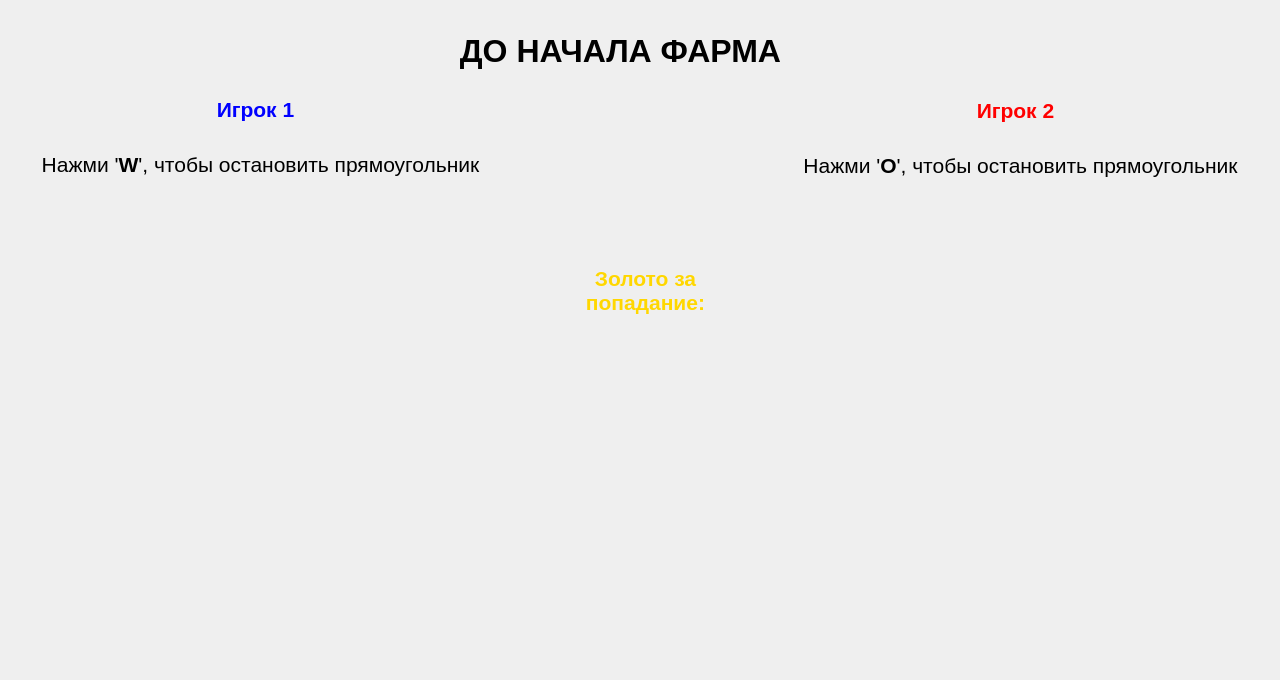
      <widget class="QWidget" name="farmStage">
       <widget class="QWidget" name="widget_2" native="true">
        <property name="geometry">
         <rect>
          <x>10</x>
          <y>210</y>
          <width>500</width>
          <height>300</height>
         </rect>
        </property>
       </widget>
       <widget class="QWidget" name="widget_3" native="true">
        <property name="geometry">
         <rect>
          <x>770</x>
          <y>210</y>
          <width>500</width>
          <height>300</height>
         </rect>
        </property>
       </widget>
       <widget class="QLabel" name="farmStarting">
        <property name="geometry">
         <rect>
          <x>320</x>
          <y>20</y>
          <width>601</width>
          <height>61</height>
         </rect>
        </property>
        <property name="font">
         <font>
          <pointsize>24</pointsize>
          <bold>true</bold>
         </font>
        </property>
        <property name="text">
         <string>ДО НАЧАЛА ФАРМА</string>
        </property>
        <property name="alignment">
         <set>Qt::AlignCenter</set>
        </property>
       </widget>
       <widget class="QLabel" name="labelTimer">
        <property name="geometry">
         <rect>
          <x>570</x>
          <y>110</y>
          <width>141</width>
          <height>101</height>
         </rect>
        </property>
        <property name="font">
         <font>
          <pointsize>60</pointsize>
          <bold>true</bold>
         </font>
        </property>
        <property name="text">
         <string/>
        </property>
        <property name="alignment">
         <set>Qt::AlignCenter</set>
        </property>
       </widget>
       <widget class="QLabel" name="player1Status">
        <property name="geometry">
         <rect>
          <x>10</x>
          <y>520</y>
          <width>491</width>
          <height>71</height>
         </rect>
        </property>
        <property name="font">
         <font>
          <pointsize>24</pointsize>
          <bold>true</bold>
         </font>
        </property>
        <property name="text">
         <string/>
        </property>
        <property name="alignment">
         <set>Qt::AlignCenter</set>
        </property>
       </widget>
       <widget class="QLabel" name="player2Status">
        <property name="geometry">
         <rect>
          <x>780</x>
          <y>520</y>
          <width>491</width>
          <height>71</height>
         </rect>
        </property>
        <property name="font">
         <font>
          <pointsize>24</pointsize>
          <bold>true</bold>
         </font>
        </property>
        <property name="text">
         <string/>
        </property>
        <property name="alignment">
         <set>Qt::AlignCenter</set>
        </property>
       </widget>
       <widget class="QLabel" name="label_20">
        <property name="geometry">
         <rect>
          <x>10</x>
          <y>129</y>
          <width>501</width>
          <height>71</height>
         </rect>
        </property>
        <property name="font">
         <font>
          <pointsize>16</pointsize>
         </font>
        </property>
        <property name="text">
         <string>&lt;html&gt;&lt;head/&gt;&lt;body&gt;&lt;p&gt;Нажми '&lt;span style=&quot; font-weight:700;&quot;&gt;W&lt;/span&gt;', чтобы остановить прямоугольник&lt;/p&gt;&lt;/body&gt;&lt;/html&gt;</string>
        </property>
        <property name="alignment">
         <set>Qt::AlignCenter</set>
        </property>
        <property name="wordWrap">
         <bool>true</bool>
        </property>
       </widget>
       <widget class="QLabel" name="label_31">
        <property name="geometry">
         <rect>
          <x>770</x>
          <y>130</y>
          <width>501</width>
          <height>71</height>
         </rect>
        </property>
        <property name="font">
         <font>
          <pointsize>16</pointsize>
         </font>
        </property>
        <property name="text">
         <string>&lt;html&gt;&lt;head/&gt;&lt;body&gt;&lt;p&gt;Нажми '&lt;span style=&quot; font-weight:700;&quot;&gt;O&lt;/span&gt;', чтобы остановить прямоугольник&lt;/p&gt;&lt;/body&gt;&lt;/html&gt;</string>
        </property>
        <property name="alignment">
         <set>Qt::AlignCenter</set>
        </property>
        <property name="wordWrap">
         <bool>true</bool>
        </property>
       </widget>
       <widget class="QLabel" name="farm_player1">
        <property name="geometry">
         <rect>
          <x>10</x>
          <y>89</y>
          <width>491</width>
          <height>41</height>
         </rect>
        </property>
        <property name="font">
         <font>
          <pointsize>16</pointsize>
          <bold>true</bold>
         </font>
        </property>
        <property name="styleSheet">
         <string notr="true">color: blue;</string>
        </property>
        <property name="text">
         <string>Игрок 1</string>
        </property>
        <property name="alignment">
         <set>Qt::AlignCenter</set>
        </property>
       </widget>
       <widget class="QLabel" name="farm_player2">
        <property name="geometry">
         <rect>
          <x>770</x>
          <y>90</y>
          <width>491</width>
          <height>41</height>
         </rect>
        </property>
        <property name="font">
         <font>
          <pointsize>16</pointsize>
          <bold>true</bold>
         </font>
        </property>
        <property name="styleSheet">
         <string notr="true">color: red;</string>
        </property>
        <property name="text">
         <string>Игрок 2</string>
        </property>
        <property name="alignment">
         <set>Qt::AlignCenter</set>
        </property>
       </widget>
       <widget class="QLabel" name="farmGoldPlayer1">
        <property name="geometry">
         <rect>
          <x>20</x>
          <y>600</y>
          <width>491</width>
          <height>71</height>
         </rect>
        </property>
        <property name="font">
         <font>
          <pointsize>16</pointsize>
          <bold>true</bold>
         </font>
        </property>
        <property name="styleSheet">
         <string notr="true">color: gold;</string>
        </property>
        <property name="text">
         <string/>
        </property>
        <property name="alignment">
         <set>Qt::AlignCenter</set>
        </property>
        <property name="wordWrap">
         <bool>true</bool>
        </property>
       </widget>
       <widget class="QLabel" name="farmGoldPlayer2">
        <property name="geometry">
         <rect>
          <x>780</x>
          <y>600</y>
          <width>491</width>
          <height>71</height>
         </rect>
        </property>
        <property name="font">
         <font>
          <pointsize>16</pointsize>
          <bold>true</bold>
         </font>
        </property>
        <property name="styleSheet">
         <string notr="true">color: gold;</string>
        </property>
        <property name="text">
         <string/>
        </property>
        <property name="alignment">
         <set>Qt::AlignCenter</set>
        </property>
        <property name="wordWrap">
         <bool>true</bool>
        </property>
       </widget>
       <widget class="QLabel" name="gold">
        <property name="geometry">
         <rect>
          <x>540</x>
          <y>220</y>
          <width>211</width>
          <height>141</height>
         </rect>
        </property>
        <property name="font">
         <font>
          <pointsize>16</pointsize>
          <bold>true</bold>
         </font>
        </property>
        <property name="styleSheet">
         <string notr="true">color: gold;</string>
        </property>
        <property name="text">
         <string>Золото за попадание:</string>
        </property>
        <property name="alignment">
         <set>Qt::AlignCenter</set>
        </property>
        <property name="wordWrap">
         <bool>true</bool>
        </property>
       </widget>
      </widget>
